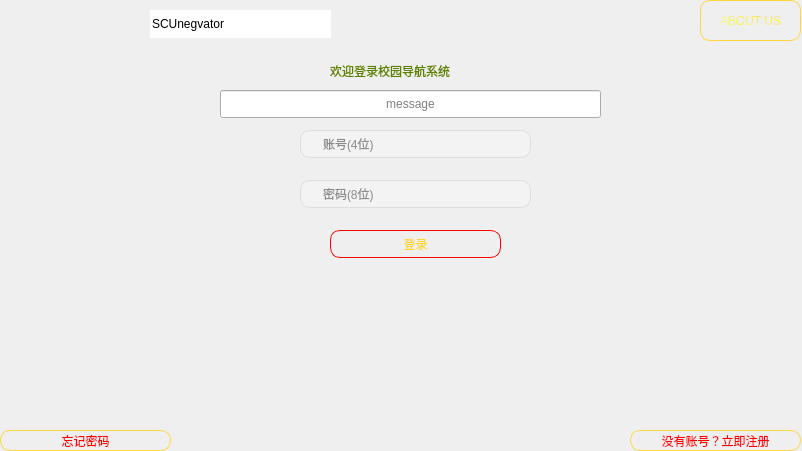
<?xml version="1.0" encoding="UTF-8"?>
<ui version="4.0">
 <class>login</class>
 <widget class="QDialog" name="login">
  <property name="geometry">
   <rect>
    <x>0</x>
    <y>0</y>
    <width>802</width>
    <height>451</height>
   </rect>
  </property>
  <property name="windowTitle">
   <string>Dialog</string>
  </property>
  <widget class="QLabel" name="back">
   <property name="geometry">
    <rect>
     <x>0</x>
     <y>0</y>
     <width>801</width>
     <height>451</height>
    </rect>
   </property>
   <property name="text">
    <string/>
   </property>
   <property name="pixmap">
    <pixmap resource="scr1.qrc">:/new/prefix1/resource/logBack.jpg</pixmap>
   </property>
   <property name="scaledContents">
    <bool>true</bool>
   </property>
  </widget>
  <widget class="QLineEdit" name="account">
   <property name="geometry">
    <rect>
     <x>300</x>
     <y>130</y>
     <width>231</width>
     <height>28</height>
    </rect>
   </property>
   <property name="styleSheet">
    <string notr="true">border: 1px solid gray;/*设置边框的粗细，以及颜色*/
border-radius: 10px;/*设置圆角的大小*/
padding: 0 8px;/*如果没有内容光标在开始往后移动0.8像素点*/
selection-background-color: darkgray;

background: #f3f3f3;
    
    color: #252424;
    font-family: SegoeUI;
    font-size: 12px;
    padding: 2 2 2 20; /* left padding (last number) must be more than the icon's width */
    border: 1px solid #dddddd;</string>
   </property>
   <property name="placeholderText">
    <string>账号(4位)</string>
   </property>
  </widget>
  <widget class="QLineEdit" name="password">
   <property name="geometry">
    <rect>
     <x>300</x>
     <y>180</y>
     <width>231</width>
     <height>28</height>
    </rect>
   </property>
   <property name="styleSheet">
    <string notr="true">border: 1px solid gray;/*设置边框的粗细，以及颜色*/
border-radius: 10px;/*设置圆角的大小*/
padding: 0 8px;/*如果没有内容光标在开始往后移动0.8像素点*/
selection-background-color: darkgray;

background: #f3f3f3;
    
    color: #252424;
    font-family: SegoeUI;
    font-size: 12px;
    padding: 2 2 2 20; /* left padding (last number) must be more than the icon's width */
    border: 1px solid #dddddd;</string>
   </property>
   <property name="text">
    <string/>
   </property>
   <property name="echoMode">
    <enum>QLineEdit::Password</enum>
   </property>
   <property name="placeholderText">
    <string>密码(8位)</string>
   </property>
  </widget>
  <widget class="QPushButton" name="pushButton">
   <property name="geometry">
    <rect>
     <x>330</x>
     <y>230</y>
     <width>171</width>
     <height>28</height>
    </rect>
   </property>
   <property name="styleSheet">
    <string notr="true">border: 1px solid red ;/*设置边框的粗细，以及颜色*/
border-radius: 10px;/*设置圆角的大小*/
padding: 0 8px;/*如果没有内容光标在开始往后移动0.8像素点*/
selection-background-color: darkgray;
color:rgb(255, 213, 44)</string>
   </property>
   <property name="text">
    <string>登录</string>
   </property>
   <property name="icon">
    <iconset>
     <normalon>:/new/prefix1/resource/in.png</normalon>
    </iconset>
   </property>
  </widget>
  <widget class="QPushButton" name="pushButton_2">
   <property name="geometry">
    <rect>
     <x>630</x>
     <y>430</y>
     <width>171</width>
     <height>21</height>
    </rect>
   </property>
   <property name="styleSheet">
    <string notr="true">border: 1px solid rgb(255, 214, 64) ;/*设置边框的粗细，以及颜色*/
border-radius: 10px;/*设置圆角的大小*/
padding: 0 8px;/*如果没有内容光标在开始往后移动0.8像素点*/
selection-background-color: darkgray;
color: red</string>
   </property>
   <property name="text">
    <string>没有账号？立即注册</string>
   </property>
  </widget>
  <widget class="QPushButton" name="about">
   <property name="geometry">
    <rect>
     <x>700</x>
     <y>0</y>
     <width>101</width>
     <height>41</height>
    </rect>
   </property>
   <property name="styleSheet">
    <string notr="true">border: 1px solid rgb(255, 214, 64) ;/*设置边框的粗细，以及颜色*/
border-radius: 10px;/*设置圆角的大小*/
padding: 0 8px;/*如果没有内容光标在开始往后移动0.8像素点*/
selection-background-color: darkgray;
color: qconicalgradient(cx:0, cy:0, angle:135, stop:0 rgba(255, 255, 0, 69), stop:0.375 rgba(255, 255, 0, 69), stop:0.423533 rgba(251, 255, 0, 145), stop:0.45 rgba(247, 255, 0, 208), stop:0.477581 rgba(255, 244, 71, 130), stop:0.518717 rgba(255, 218, 71, 130), stop:0.55 rgba(255, 255, 0, 255), stop:0.57754 rgba(255, 203, 0, 130), stop:0.625 rgba(255, 255, 0, 69), stop:1 rgba(255, 255, 0, 69))</string>
   </property>
   <property name="text">
    <string>ABOUT US</string>
   </property>
  </widget>
  <widget class="QLineEdit" name="message">
   <property name="geometry">
    <rect>
     <x>220</x>
     <y>90</y>
     <width>381</width>
     <height>28</height>
    </rect>
   </property>
   <property name="alignment">
    <set>Qt::AlignCenter</set>
   </property>
   <property name="readOnly">
    <bool>true</bool>
   </property>
   <property name="placeholderText">
    <string>message</string>
   </property>
  </widget>
  <widget class="LabelScroll" name="welcome">
   <property name="geometry">
    <rect>
     <x>330</x>
     <y>60</y>
     <width>161</width>
     <height>21</height>
    </rect>
   </property>
   <property name="styleSheet">
    <string notr="true">color:qlineargradient(spread:pad, x1:0, y1:0, x2:1, y2:0, stop:0 rgba(9, 41, 4, 255), stop:0.085 rgba(2, 79, 0, 255), stop:0.19 rgba(50, 147, 22, 255), stop:0.275 rgba(236, 191, 49, 255), stop:0.39 rgba(243, 61, 34, 255), stop:0.555 rgba(135, 81, 60, 255), stop:0.667 rgba(121, 75, 255, 255), stop:0.825 rgba(164, 255, 244, 255), stop:0.885 rgba(104, 222, 71, 255), stop:1 rgba(93, 128, 0, 255))</string>
   </property>
   <property name="text">
    <string>欢迎登录校园导航系统</string>
   </property>
  </widget>
  <widget class="QLabel" name="label">
   <property name="geometry">
    <rect>
     <x>0</x>
     <y>0</y>
     <width>72</width>
     <height>71</height>
    </rect>
   </property>
   <property name="text">
    <string/>
   </property>
   <property name="pixmap">
    <pixmap resource="scr1.qrc">:/new/prefix1/resource/scu.png</pixmap>
   </property>
   <property name="scaledContents">
    <bool>true</bool>
   </property>
  </widget>
  <widget class="QLabel" name="label_2">
   <property name="geometry">
    <rect>
     <x>70</x>
     <y>0</y>
     <width>81</width>
     <height>71</height>
    </rect>
   </property>
   <property name="text">
    <string/>
   </property>
   <property name="pixmap">
    <pixmap resource="scr1.qrc">:/new/prefix1/resource/icon.png</pixmap>
   </property>
   <property name="scaledContents">
    <bool>true</bool>
   </property>
  </widget>
  <widget class="QLineEdit" name="headText">
   <property name="geometry">
    <rect>
     <x>150</x>
     <y>10</y>
     <width>181</width>
     <height>28</height>
    </rect>
   </property>
   <property name="text">
    <string>SCUnegvator</string>
   </property>
   <property name="frame">
    <bool>false</bool>
   </property>
   <property name="readOnly">
    <bool>true</bool>
   </property>
  </widget>
  <widget class="QPushButton" name="forgetPass">
   <property name="geometry">
    <rect>
     <x>0</x>
     <y>430</y>
     <width>171</width>
     <height>21</height>
    </rect>
   </property>
   <property name="styleSheet">
    <string notr="true">border: 1px solid rgb(255, 214, 64) ;/*设置边框的粗细，以及颜色*/
border-radius: 10px;/*设置圆角的大小*/
padding: 0 8px;/*如果没有内容光标在开始往后移动0.8像素点*/
selection-background-color: darkgray;
color: red</string>
   </property>
   <property name="text">
    <string>忘记密码</string>
   </property>
  </widget>
 </widget>
 <customwidgets>
  <customwidget>
   <class>LabelScroll</class>
   <extends>QLabel</extends>
   <header>labelscroll.h</header>
  </customwidget>
 </customwidgets>
 <resources>
  <include location="scr1.qrc"/>
 </resources>
 <connections/>
</ui>
